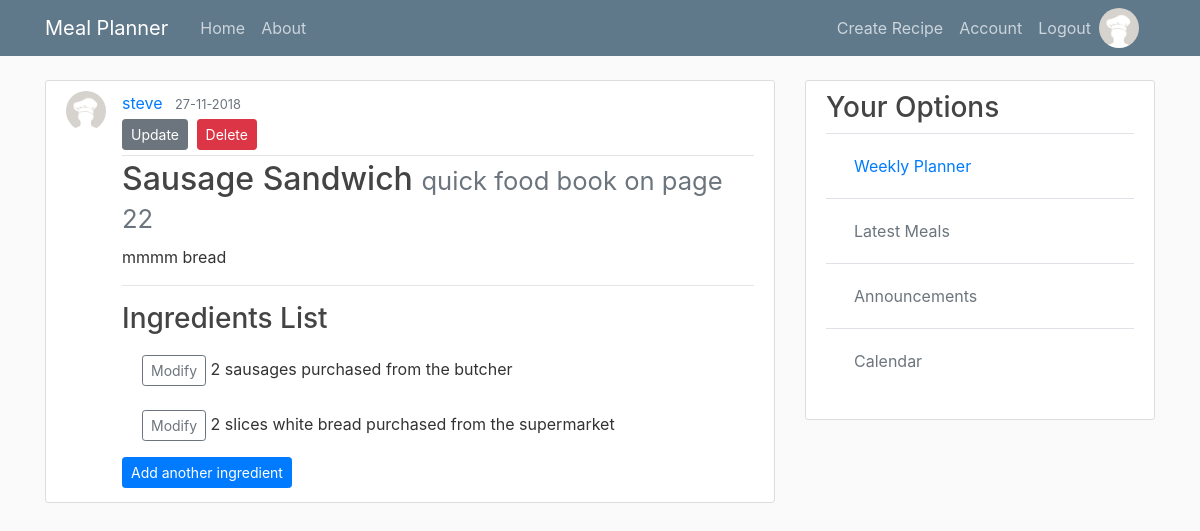
Screenshot of /recipe/2 (signed in) with the database file from the repository.
### mymeal/models.py (models this page shows, shortened)
class User(db.Model, UserMixin):
    id = db.Column(db.Integer, primary_key=True)
    username = db.Column(db.String(20), unique=True, nullable=False)
    email = db.Column(db.String(120), unique=True, nullable=False)
    image_file = db.Column(db.String(20), nullable=False, default='default.png')
    password = db.Column(db.String(60), nullable=False)
    recipes = db.relationship('Recipe', backref='author', lazy=True)
    weekly_meal_plan = db.relationship('Mealplan', backref='creator', lazy=True)
    meal_plan_count = db.Column(db.Integer, default='0', nullable=False)

class Recipe(db.Model):
    id = db.Column(db.Integer, primary_key=True)
    title = db.Column(db.String(100), nullable=False)
    date_posted = db.Column(db.DateTime, nullable=False, default=datetime.utcnow)
    description = db.Column(db.Text, nullable=False)
    serves = db.Column(db.Integer, nullable=False, default='01')
    recipe_type = db.Column(db.String(15), nullable=False)
    ingredients = db.relationship('Ingredient', backref='meal', lazy=True)
    user_id = db.Column(db.Integer, db.ForeignKey('user.id'), nullable=False)
    recipe_book = db.Column(db.String(100))
    recipe_book_page = db.Column(db.Integer, default='01')

class Ingredient(db.Model):
    id = db.Column(db.Integer, primary_key=True)
    name = db.Column(db.String(20), nullable=False)
    quantity = db.Column(db.String(20), nullable=False, default='01')
    purchased_at = db.Column(db.String(15), nullable=False)
    recipe_id = db.Column(db.Integer, db.ForeignKey('recipe.id'), nullable=False)

### mymeal/recipes/routes.py (the view)
@recipes.route('/recipe/<int:recipe_id>')
@login_required
def recipe(recipe_id):
    recipe = Recipe.query.get_or_404(recipe_id)
    ingredients = Ingredient.query.filter_by(recipe_id=recipe_id)
    ingredient_count = Ingredient.query.filter_by(recipe_id=recipe_id).count()
    if ingredient_count == 0:
        ingredient_button_text = 'Add the first ingredient'
    else:
        ingredient_button_text = 'Add another ingredient'
    return render_template('recipe.html', title=recipe.title, recipe=recipe, ingredients=ingredients,
                           count=ingredient_count, ingredient_button_text=ingredient_button_text)

### mymeal/models.py (called while the page is built)
@login_manager.user_loader
def load_user(user_id):
    return User.query.get(int(user_id))

### mymeal/templates/recipe.html (shortened to what this page needs)
{% extends "layout.html" %}
{% block content %}
    <article class="media content-section">
        <img class="rounded-circle article-img"src="{{ url_for('static', filename='profile_pics/' + recipe.author.image_file) }}">
      <div class="media-body">
        <div class="article-metadata">
          <a class="mr-2" href="{{ url_for('users.user_recipes', username=recipe.author.username) }}">{{ recipe.author.username }}</a>
          <small class="text-muted">{{ recipe.date_posted.strftime('%d-%m-%Y') }}</small>
            {% if recipe.author == current_user %}
            <div>
                <a class="btn btn-secondary btn-sm mt-1 mb-1" href="{{ url_for('recipes.update_recipe', recipe_id=recipe.id) }}">Update</a>
                <button type="button" class="btn btn-danger btn-sm m-1" data-toggle="modal" data-target="#deleteModal">Delete</button>
            </div>
            {% endif %}
        </div>
        <div class="container">
              <div class="row">
                  <h2>{{ recipe.title }}
                      <small class="text-muted">
                        {{ recipe.recipe_book }} book on page {{ recipe.recipe_book_page }}
                      </small>
                  </h2>
              </div>
        </div>
        <p class="article-content">{{ recipe.description }}</p>
        <hr/>
          {% if count > 0 %}
            <h3 class="article-title">Ingredients List</h3>
              {% for ingredient in ingredients %}
                        <ul class="list-group">
                            <li class="list-group-item border-0">
                                <a class="btn btn-outline-secondary btn-sm" href="{{ url_for('ingredients.update_ingredient', ingredient_id=ingredient.id) }}">Modify</a>
                                {{ ingredient.quantity }} {{ ingredient.name }} purchased from the {{ ingredient.purchased_at }}
                            </li>
                        </ul>
              {% endfor %}
          {% else %}
          <p>No ingredients added</p>
          {% endif %}
          <a class="btn btn-primary btn-sm mt-1 mb-1" href="{{ url_for('ingredients.new_ingredient', recipe_id=recipe.id) }}">{{ ingredient_button_text }}</a>
      </div>
    </article>
{% endblock content %}

### mymeal/templates/layout.html (shortened to what this page needs)
<!DOCTYPE html>
<html>
<head>
    <link rel="stylesheet" href="https://stackpath.bootstrapcdn.com/bootstrap/4.1.3/css/bootstrap.min.css">
    <link rel="stylesheet" type="text/css" href="{{ url_for('static', filename='main.css') }}">
</head>
<body>
    <header class="site-header">
      <nav class="navbar navbar-expand-md navbar-dark bg-steel fixed-top">
        <div class="container">
          <a class="navbar-brand mr-4" href="/">Meal Planner</a>
          <div class="collapse navbar-collapse" id="navbarToggle">
            <div class="navbar-nav mr-auto">
              <a class="nav-item nav-link" href="{{ url_for('main.home') }}">Home</a>
              <a class="nav-item nav-link" href="{{ url_for('main.about') }}">About</a>
            </div>
            <div class="navbar-nav">
                {% if current_user.is_authenticated %}
                    <a class="nav-item nav-link" href="{{ url_for('recipes.new_recipe') }}">Create Recipe</a>
                    <a class="nav-item nav-link" href="{{ url_for('users.account') }}">Account</a>
                    <a class="nav-item nav-link" href="{{ url_for('users.logout') }}">Logout</a>
                    <img class="rounded-circle  article-img" src="{{ url_for('static', filename='profile_pics/' + current_user.image_file) }}">
                {% else %}
                  <a class="nav-item nav-link" href="{{ url_for('users.login') }}">Login</a>
                  <a class="nav-item nav-link" href="{{ url_for('users.register') }}">Register</a>
                {% endif %}
            </div>
          </div>
        </div>
      </nav>
    </header>
    <main role="main" class="container">
      <div class="row">
        <div class="col-md-8">
            {% block content %}{% endblock %}
        </div>
        <div class="col-md-4">
            <div class="content-section">
            <h3>Your Options</h3>
                <table class="table table-hover">
                  <tbody>
                    <tr>
                      <td>
                          <a class="nav-item nav-link" href="{{ url_for('weekly.new_week') }}">Weekly Planner</a>
                      </td>
                    </tr>
                    <tr>
                      <td>
                          <a class="nav-item nav-link disabled" href="#">Latest Meals</a>
                      </td>
                    </tr>
                    <tr>
                      <td>
                          <a class="nav-item nav-link disabled" href="#">Announcements</a>
                      </td>
                    </tr>
                    <tr>
                      <td>
                          <a class="nav-item nav-link disabled" href="#">Calendar</a>
                      </td>
                    </tr>
                  </tbody>
                </table>
          </div>
        </div>
      </div>
    </main>
</body>
</html>

### mymeal/static/main.css (style rules this page uses)
body { background: #fafafa; color: #333333; margin-top: 5rem; }
h1, h2, h3, h4, h5, h6 { color: #444444; }
.bg-steel { background-color: #5f788a; }
.site-header .navbar-nav .nav-link { color: #cbd5db; }
.content-section { background: #ffffff; padding: 10px 20px; border: 1px solid #dddddd; border-radius: 3px; margin-bottom: 20px; }
.article-title { color: #444444; }
.article-content { white-space: pre-line; }
.article-img { height: 40px; width: 40px; margin-right: 16px; }
.article-metadata { padding-bottom: 1px; margin-bottom: 4px; border-bottom: 1px solid #e3e3e3 }

### rows the page displays
User: image_file (placeholder picture), author.username "steve"
Recipe: date_posted "27-11-2018", title "Sausage Sandwich", recipe_book "quick food", recipe_book_page "22", description "mmmm bread"
Ingredient: quantity "2", name "sausages", purchased_at "butcher"
Ingredient: quantity "2 slices", name "white bread", purchased_at "supermarket"

### other values shown
{{ ingredient_button_text }} "Add another ingredient"
